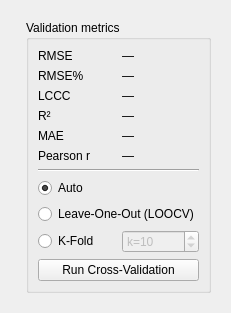
             <widget class="QWidget" name="tabRFValidation">
              <attribute name="title">
               <string>Validation</string>
              </attribute>
              <layout class="QVBoxLayout" name="verticalLayoutRFValidation">
               <item>
                <layout class="QHBoxLayout" name="horizontalLayoutRFValidation">
                 <item>
                  <layout class="QVBoxLayout" name="layoutCanvasRFValidation">
                   <item>
                    <widget class="QWidget" name="CV_RF_widget" native="true">
                     <layout class="QGridLayout" name="gridLayoutRFValidation">
                      <item row="0" column="0">
                       <widget class="QWidget" name="canvasRFValidation" native="true"/>
                      </item>
                      <item row="0" column="1">
                       <widget class="QGroupBox" name="groupRFMetrics">
                        <property name="title">
                         <string>Validation metrics</string>
                        </property>
                        <layout class="QGridLayout" name="gridLayoutRFMetrics">
                         <item row="0" column="0">
                          <widget class="QLabel" name="labelRFRMSE">
                           <property name="text">
                            <string>RMSE</string>
                           </property>
                          </widget>
                         </item>
                         <item row="0" column="1">
                          <widget class="QLabel" name="valRFRMSE">
                           <property name="text">
                            <string>—</string>
                           </property>
                          </widget>
                         </item>
                         <item row="1" column="0">
                          <widget class="QLabel" name="labelRFRMSEpct">
                           <property name="text">
                            <string>RMSE%</string>
                           </property>
                          </widget>
                         </item>
                         <item row="1" column="1">
                          <widget class="QLabel" name="valRFRMSEpct">
                           <property name="text">
                            <string>—</string>
                           </property>
                          </widget>
                         </item>
                         <item row="2" column="0">
                          <widget class="QLabel" name="labelRFLCCC">
                           <property name="text">
                            <string>LCCC</string>
                           </property>
                          </widget>
                         </item>
                         <item row="2" column="1">
                          <widget class="QLabel" name="valRFLCCC">
                           <property name="text">
                            <string>—</string>
                           </property>
                          </widget>
                         </item>
                         <item row="3" column="0">
                          <widget class="QLabel" name="labelRFR2">
                           <property name="text">
                            <string>R²</string>
                           </property>
                          </widget>
                         </item>
                         <item row="3" column="1">
                          <widget class="QLabel" name="valRFR2">
                           <property name="text">
                            <string>—</string>
                           </property>
                          </widget>
                         </item>
                         <item row="4" column="0">
                          <widget class="QLabel" name="labelRFMAE">
                           <property name="text">
                            <string>MAE</string>
                           </property>
                          </widget>
                         </item>
                         <item row="4" column="1">
                          <widget class="QLabel" name="valRFMAE">
                           <property name="text">
                            <string>—</string>
                           </property>
                          </widget>
                         </item>
                         <item row="5" column="0">
                          <widget class="QLabel" name="labelRFPearsonR">
                           <property name="text">
                            <string>Pearson r</string>
                           </property>
                          </widget>
                         </item>
                         <item row="5" column="1">
                          <widget class="QLabel" name="valRFPearsonR">
                           <property name="text">
                            <string>—</string>
                           </property>
                          </widget>
                         </item>
                         <item row="6" column="0" colspan="2">
                          <widget class="Line" name="line_RF">
                           <property name="orientation">
                            <enum>Qt::Horizontal</enum>
                           </property>
                          </widget>
                         </item>
                         <item row="7" column="0" colspan="2">
                          <widget class="QRadioButton" name="radRF_CV_Auto">
                           <property name="text">
                            <string>Auto</string>
                           </property>
                           <property name="checked">
                            <bool>true</bool>
                           </property>
                          </widget>
                         </item>
                         <item row="8" column="0" colspan="2">
                          <widget class="QRadioButton" name="radRF_CV_LOOCV">
                           <property name="text">
                            <string>Leave-One-Out (LOOCV)</string>
                           </property>
                          </widget>
                         </item>
                         <item row="9" column="0">
                          <widget class="QRadioButton" name="radRF_CV_KFold">
                           <property name="text">
                            <string>K-Fold</string>
                           </property>
                          </widget>
                         </item>
                         <item row="9" column="1">
                          <widget class="QSpinBox" name="spinRF_k">
                           <property name="enabled">
                            <bool>false</bool>
                           </property>
                           <property name="prefix">
                            <string>k=</string>
                           </property>
                           <property name="minimum">
                            <number>2</number>
                           </property>
                           <property name="maximum">
                            <number>100</number>
                           </property>
                           <property name="value">
                            <number>10</number>
                           </property>
                          </widget>
                         </item>
                         <item row="10" column="0" colspan="2">
                          <widget class="QPushButton" name="btnRFRunCV">
                           <property name="text">
                            <string>Run Cross-Validation</string>
                           </property>
                          </widget>
                         </item>
                        </layout>
                       </widget>
                      </item>
                     </layout>
                    </widget>
                   </item>
                  </layout>
                 </item>
                </layout>
               </item>
              </layout>
             </widget>
